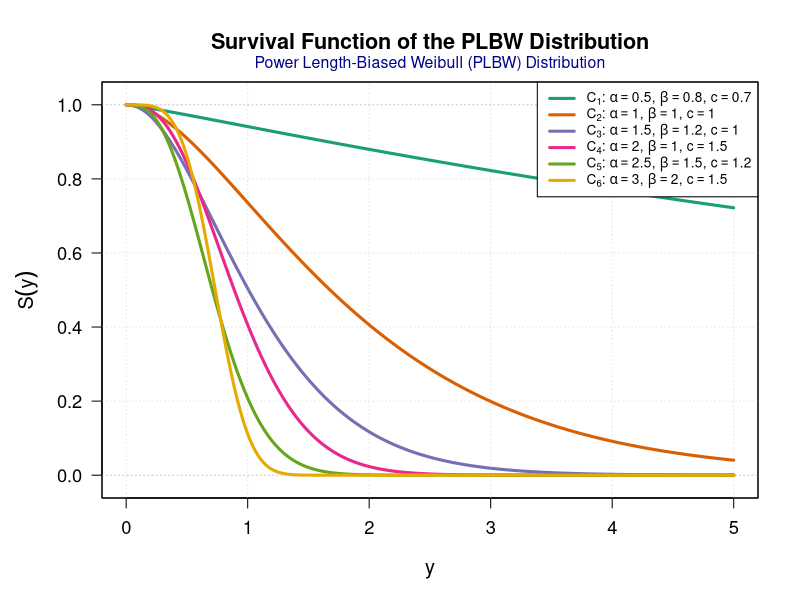

Generate this figure with R:
# ============================================================================
# SURVIVAL FUNCTION PLOTS FOR THE PLBW DISTRIBUTION
# ============================================================================

rm(list = ls())

# ---------------------------------------------------------------------------
# SURVIVAL FUNCTION OF THE PLBW DISTRIBUTION
# ---------------------------------------------------------------------------

S_plbw <- function(y, alpha, beta, c)
{
  pgamma(alpha * y^(beta * c),
         shape = 1 + 1/beta,
         lower.tail = FALSE)
}

# ---------------------------------------------------------------------------
# PARAMETER CONFIGURATIONS
# ---------------------------------------------------------------------------

configs <- list(
  
  list(alpha = 0.5, beta = 0.8, c = 0.7),
  
  list(alpha = 1.0, beta = 1.0, c = 1.0),
  
  list(alpha = 1.5, beta = 1.2, c = 1.0),
  
  list(alpha = 2.0, beta = 1.0, c = 1.5),
  
  list(alpha = 2.5, beta = 1.5, c = 1.2),
  
  list(alpha = 3.0, beta = 2.0, c = 1.5)
  
)

# ---------------------------------------------------------------------------
# GRID OF y VALUES
# ---------------------------------------------------------------------------

y <- seq(0.001, 5, length.out = 3000)

# ---------------------------------------------------------------------------
# COMPUTE SURVIVAL CURVES
# ---------------------------------------------------------------------------

curve_list <- lapply(configs, function(cfg)
{
  S_plbw(y,
         alpha = cfg$alpha,
         beta  = cfg$beta,
         c     = cfg$c)
})

# ---------------------------------------------------------------------------
# COLORS
# ---------------------------------------------------------------------------

cols <- c(
  "#1b9e77",
  "#d95f02",
  "#7570b3",
  "#e7298a",
  "#66a61e",
  "#e6ab02"
)

# ---------------------------------------------------------------------------
# LEGEND
# ---------------------------------------------------------------------------

labels_expr <- as.expression(
  lapply(seq_along(configs), function(i)
  {
    cfg <- configs[[i]]
    
    bquote(
      C[.(i)] * ":" ~
        alpha == .(cfg$alpha) * "," ~
        beta == .(cfg$beta) * "," ~
        c == .(cfg$c)
    )
  })
)

# ---------------------------------------------------------------------------
# PLOT
# ---------------------------------------------------------------------------

par(mar = c(5,5,4,2)+0.1)

plot(y,
     curve_list[[1]],
     type = "n",
     xlab = "y",
     ylab = expression(S(y)),
     main = "Survival Function of the PLBW Distribution",
     ylim = c(-0.02,1.02),
     xlim = range(y),
     cex.lab = 1.2,
     cex.axis = 1.1,
     cex.main = 1.3,
     las = 1)

grid(col = "gray90", lty = "dotted")

abline(h = c(0,1),
       lty = "dotted",
       col = "gray80")

for(i in seq_along(curve_list))
{
  lines(y,
        curve_list[[i]],
        col = cols[i],
        lwd = 3)
}

legend("topright",
       legend = labels_expr,
       col = cols,
       lwd = 3,
       cex = 0.82,
       bty = "o",
       bg = "white")

box()

mtext("Power Length-Biased Weibull (PLBW) Distribution",
      side = 3,
      line = 0.5,
      cex = 0.95,
      col = "darkblue")

cat("\n✔ PLBW Survival Function plot generated successfully.\n")
